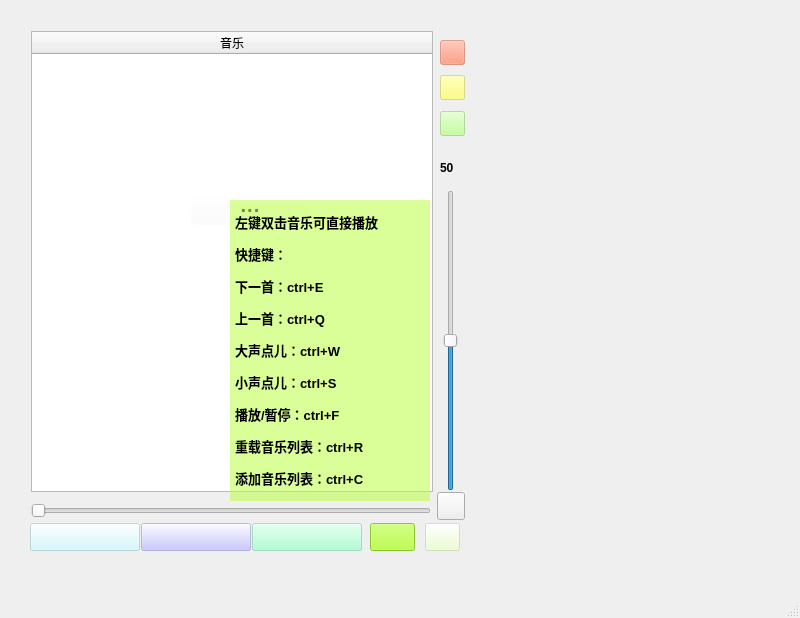
<?xml version="1.0" encoding="UTF-8"?>
<ui version="4.0">
 <class>musicPlayer</class>
 <widget class="QMainWindow" name="musicPlayer">
  <property name="geometry">
   <rect>
    <x>0</x>
    <y>0</y>
    <width>800</width>
    <height>618</height>
   </rect>
  </property>
  <property name="windowTitle">
   <string>musicPlayer</string>
  </property>
  <widget class="QWidget" name="centralwidget">
   <widget class="QPushButton" name="buttonLast">
    <property name="geometry">
     <rect>
      <x>30</x>
      <y>523</y>
      <width>110</width>
      <height>28</height>
     </rect>
    </property>
    <property name="styleSheet">
     <string notr="true">background-color: rgba(202, 248, 255,125);</string>
    </property>
    <property name="text">
     <string/>
    </property>
    <property name="icon">
     <iconset resource="resource.qrc">
      <normaloff>:/image/last.png</normaloff>:/image/last.png</iconset>
    </property>
   </widget>
   <widget class="QPushButton" name="buttonPause">
    <property name="geometry">
     <rect>
      <x>141</x>
      <y>523</y>
      <width>110</width>
      <height>28</height>
     </rect>
    </property>
    <property name="styleSheet">
     <string notr="true">background-color: rgba(187, 184, 255,125);</string>
    </property>
    <property name="text">
     <string/>
    </property>
    <property name="icon">
     <iconset resource="resource.qrc">
      <normaloff>:/image/star.ico</normaloff>:/image/star.ico</iconset>
    </property>
   </widget>
   <widget class="QPushButton" name="buttonNext">
    <property name="geometry">
     <rect>
      <x>252</x>
      <y>523</y>
      <width>110</width>
      <height>28</height>
     </rect>
    </property>
    <property name="styleSheet">
     <string notr="true">background-color: rgba(155, 255, 200,125);</string>
    </property>
    <property name="text">
     <string/>
    </property>
    <property name="icon">
     <iconset resource="resource.qrc">
      <normaloff>:/image/next.png</normaloff>:/image/next.png</iconset>
    </property>
   </widget>
   <widget class="QTableWidget" name="musicList">
    <property name="geometry">
     <rect>
      <x>31</x>
      <y>31</y>
      <width>402</width>
      <height>461</height>
     </rect>
    </property>
    <property name="font">
     <font>
      <weight>50</weight>
      <italic>false</italic>
      <bold>false</bold>
     </font>
    </property>
    <property name="autoFillBackground">
     <bool>false</bool>
    </property>
    <property name="styleSheet">
     <string notr="true">border-image: url(:/image/musicListBack.png);


</string>
    </property>
    <attribute name="horizontalHeaderStretchLastSection">
     <bool>true</bool>
    </attribute>
    <attribute name="verticalHeaderVisible">
     <bool>false</bool>
    </attribute>
    <column>
     <property name="text">
      <string>音乐</string>
     </property>
    </column>
   </widget>
   <widget class="QPushButton" name="buttonInit">
    <property name="geometry">
     <rect>
      <x>191</x>
      <y>194</y>
      <width>119</width>
      <height>31</height>
     </rect>
    </property>
    <property name="font">
     <font>
      <pointsize>15</pointsize>
      <weight>75</weight>
      <italic>false</italic>
      <bold>true</bold>
      <underline>false</underline>
      <strikeout>false</strikeout>
     </font>
    </property>
    <property name="cursor">
     <cursorShape>ArrowCursor</cursorShape>
    </property>
    <property name="styleSheet">
     <string notr="true">background-color: rgba(255, 255, 255, 0);</string>
    </property>
    <property name="text">
     <string>···</string>
    </property>
   </widget>
   <widget class="QSlider" name="volumSlider">
    <property name="geometry">
     <rect>
      <x>440</x>
      <y>190</y>
      <width>22</width>
      <height>301</height>
     </rect>
    </property>
    <property name="font">
     <font>
      <pointsize>9</pointsize>
      <weight>50</weight>
      <italic>false</italic>
      <bold>false</bold>
     </font>
    </property>
    <property name="styleSheet">
     <string notr="true"/>
    </property>
    <property name="maximum">
     <number>100</number>
    </property>
    <property name="value">
     <number>50</number>
    </property>
    <property name="sliderPosition">
     <number>50</number>
    </property>
    <property name="orientation">
     <enum>Qt::Vertical</enum>
    </property>
    <property name="tickPosition">
     <enum>QSlider::NoTicks</enum>
    </property>
    <property name="tickInterval">
     <number>0</number>
    </property>
   </widget>
   <widget class="QLabel" name="labVolum">
    <property name="geometry">
     <rect>
      <x>440</x>
      <y>150</y>
      <width>35</width>
      <height>35</height>
     </rect>
    </property>
    <property name="font">
     <font>
      <weight>75</weight>
      <bold>true</bold>
     </font>
    </property>
    <property name="text">
     <string>50</string>
    </property>
   </widget>
   <widget class="QPushButton" name="buttonVolum">
    <property name="geometry">
     <rect>
      <x>437</x>
      <y>492</y>
      <width>28</width>
      <height>28</height>
     </rect>
    </property>
    <property name="text">
     <string/>
    </property>
    <property name="icon">
     <iconset resource="resource.qrc">
      <normaloff>:/image/volum.png</normaloff>:/image/volum.png</iconset>
    </property>
   </widget>
   <widget class="QPushButton" name="buttonhelp">
    <property name="geometry">
     <rect>
      <x>425</x>
      <y>523</y>
      <width>35</width>
      <height>28</height>
     </rect>
    </property>
    <property name="styleSheet">
     <string notr="true">background-color: rgba(234, 255, 201,100);</string>
    </property>
    <property name="text">
     <string/>
    </property>
    <property name="icon">
     <iconset resource="resource.qrc">
      <normaloff>:/image/help.png</normaloff>:/image/help.png</iconset>
    </property>
    <property name="checkable">
     <bool>false</bool>
    </property>
   </widget>
   <widget class="QLabel" name="labhand">
    <property name="geometry">
     <rect>
      <x>130</x>
      <y>190</y>
      <width>41</width>
      <height>41</height>
     </rect>
    </property>
    <property name="font">
     <font>
      <pointsize>14</pointsize>
      <weight>75</weight>
      <bold>true</bold>
     </font>
    </property>
    <property name="layoutDirection">
     <enum>Qt::LeftToRight</enum>
    </property>
    <property name="styleSheet">
     <string notr="true">
border-image: url(:/image/hand.png);</string>
    </property>
    <property name="text">
     <string/>
    </property>
    <property name="margin">
     <number>22</number>
    </property>
   </widget>
   <widget class="QSlider" name="positiSlider">
    <property name="geometry">
     <rect>
      <x>31</x>
      <y>500</y>
      <width>400</width>
      <height>22</height>
     </rect>
    </property>
    <property name="orientation">
     <enum>Qt::Horizontal</enum>
    </property>
   </widget>
   <widget class="QPushButton" name="buttonreload">
    <property name="geometry">
     <rect>
      <x>440</x>
      <y>75</y>
      <width>25</width>
      <height>25</height>
     </rect>
    </property>
    <property name="styleSheet">
     <string notr="true">background-color: rgba(255, 255, 101, 125);
border-image: url(:/image/reload.png);</string>
    </property>
    <property name="text">
     <string/>
    </property>
   </widget>
   <widget class="QPushButton" name="buttonback">
    <property name="geometry">
     <rect>
      <x>440</x>
      <y>40</y>
      <width>25</width>
      <height>25</height>
     </rect>
    </property>
    <property name="styleSheet">
     <string notr="true">background-color: rgba(255, 135, 99, 125);
border-image: url(:/image/back.png);
</string>
    </property>
    <property name="text">
     <string/>
    </property>
   </widget>
   <widget class="QPushButton" name="buttonadd">
    <property name="geometry">
     <rect>
      <x>440</x>
      <y>111</y>
      <width>25</width>
      <height>25</height>
     </rect>
    </property>
    <property name="styleSheet">
     <string notr="true">
border-image: url(:/image/add.png);
background-color: rgba(179, 255, 131, 125);</string>
    </property>
    <property name="text">
     <string/>
    </property>
   </widget>
   <widget class="QPushButton" name="buttonMode">
    <property name="geometry">
     <rect>
      <x>370</x>
      <y>523</y>
      <width>45</width>
      <height>28</height>
     </rect>
    </property>
    <property name="styleSheet">
     <string notr="true">background-color: rgba(169, 255, 29, 200);
</string>
    </property>
    <property name="text">
     <string/>
    </property>
    <property name="icon">
     <iconset resource="resource.qrc">
      <normaloff>:/image/loop.png</normaloff>:/image/loop.png</iconset>
    </property>
   </widget>
   <widget class="QLabel" name="labhelp">
    <property name="geometry">
     <rect>
      <x>230</x>
      <y>200</y>
      <width>200</width>
      <height>301</height>
     </rect>
    </property>
    <property name="font">
     <font>
      <pointsize>10</pointsize>
      <weight>75</weight>
      <bold>true</bold>
     </font>
    </property>
    <property name="styleSheet">
     <string notr="true">background-color: rgba(192, 255, 73, 145);</string>
    </property>
    <property name="lineWidth">
     <number>1</number>
    </property>
    <property name="midLineWidth">
     <number>0</number>
    </property>
    <property name="text">
     <string>&lt;html&gt;&lt;head/&gt;&lt;body&gt;&lt;p&gt;左键双击音乐可直接播放&lt;/p&gt;&lt;p&gt;快捷键：&lt;/p&gt;&lt;p&gt;下一首：ctrl+E&lt;/p&gt;&lt;p&gt;上一首：ctrl+Q&lt;/p&gt;&lt;p&gt;大声点儿：ctrl+W&lt;/p&gt;&lt;p&gt;小声点儿：ctrl+S&lt;/p&gt;&lt;p&gt;播放/暂停：ctrl+F&lt;/p&gt;&lt;p&gt;重载音乐列表：ctrl+R&lt;/p&gt;&lt;p&gt;添加音乐列表：ctrl+C&lt;/p&gt;&lt;/body&gt;&lt;/html&gt;</string>
    </property>
    <property name="margin">
     <number>0</number>
    </property>
    <property name="indent">
     <number>5</number>
    </property>
   </widget>
  </widget>
  <widget class="QMenuBar" name="menubar">
   <property name="geometry">
    <rect>
     <x>0</x>
     <y>0</y>
     <width>800</width>
     <height>26</height>
    </rect>
   </property>
  </widget>
  <widget class="QStatusBar" name="statusbar"/>
 </widget>
 <resources>
  <include location="resource.qrc"/>
 </resources>
 <connections/>
</ui>
